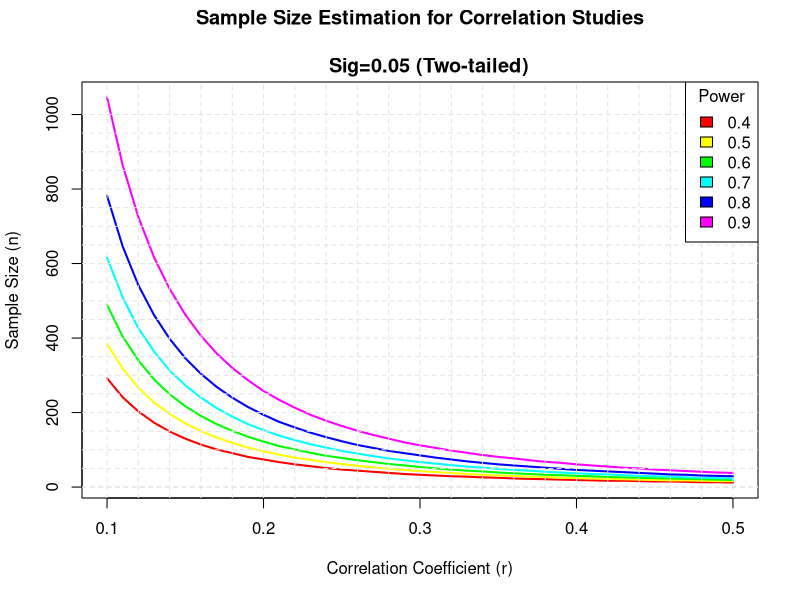

Write the R code that produced this figure.
library("pwr")
library("Hmisc")
pwr.t.test(n =10 , d = .8 , sig.level =.1 , power = , type = c( "one.sample")) 
  #different types of t-tests
cpower( tref=40 ,n=20, mc=.99, r=30, accrual=0, tmin=100,  alpha=0.1)
  #for cox regression/log-rank test(from Hmisc)
pwr.2p.test(h=.3,power=.80,alternative="two.sided")
  #comparing two proportions with same sample size


# Plot sample size curves for detecting correlations of
# various sizes.

# range of correlations
r <- seq(.1,.5,.01)
nr <- length(r)

# power values
p <- seq(.4,.9,.1)
np <- length(p)

# obtain sample sizes
samsize <- array(numeric(nr*np), dim=c(nr,np))
for (i in 1:np){
  for (j in 1:nr){
    result <- pwr.r.test(n = NULL, r = r[j],
                         sig.level = .05, power = p[i],
                         alternative = "two.sided")
    samsize[j,i] <- ceiling(result$n)
  }
}

# set up graph
xrange <- range(r)
yrange <- round(range(samsize))
colors <- rainbow(length(p))
plot(xrange, yrange, type="n",
     xlab="Correlation Coefficient (r)",
     ylab="Sample Size (n)" )

# add power curves
for (i in 1:np){
  lines(r, samsize[,i], type="l", lwd=2, col=colors[i])
}

# add annotation (grid lines, title, legend) 
abline(v=0, h=seq(0,yrange[2],50), lty=2, col="grey89")
abline(h=0, v=seq(xrange[1],xrange[2],.02), lty=2,
       col="grey89")
title("Sample Size Estimation for Correlation Studies\n
   Sig=0.05 (Two-tailed)")
 legend("topright", title="Power", as.character(p),
        fill=colors)
